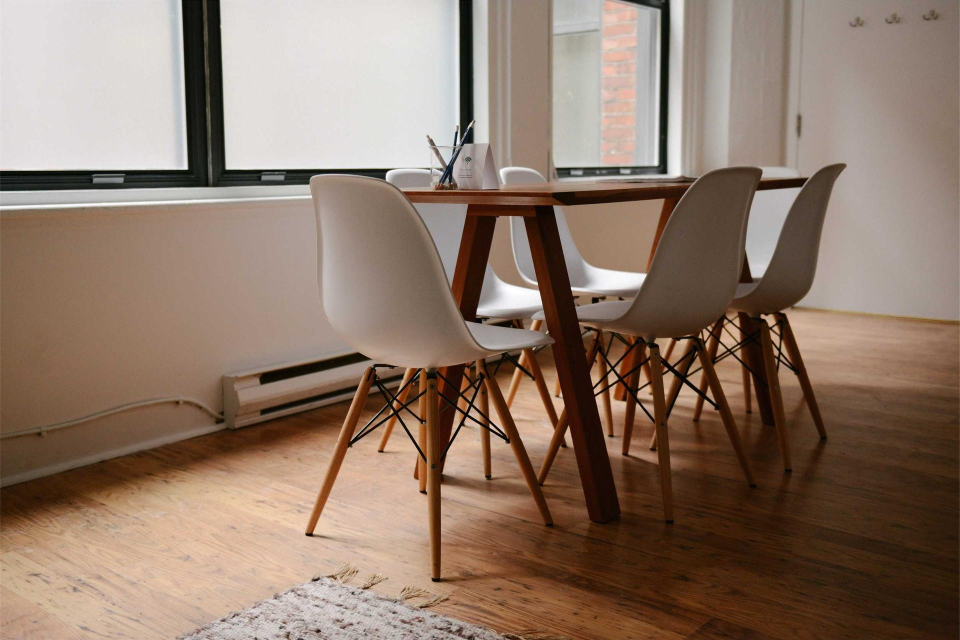
#> input picture skills/design-taste-frontend/assets/components/fx-photo/meeting-room.jpg, 1920 x 1280 px (shown at 1/2 size)
$ python -i imgdetail.py   (imports and definitions only)
#> lines starting #> are read from the running program, lines starting #| are printed output that depends on the picture
#> further down, picture is the input picture: PIL image 1920x1280 RGB; mean R, G, B 142.5, 120.7, 105.5
#!/usr/bin/env python
"""imgdetail.py - crop / zoom / tile an image so fine detail survives the vision pipeline.

Core mechanism (why this works): a large image gets downscaled before the model
sees it, so small text and small objects are destroyed. Cropping a region and
sending that region alone keeps it at native resolution. Upscaling is only
interpolation - it adds no information - but it makes small glyphs large enough
to read once the region is no longer being downscaled.

Zero third-party deps beyond Pillow. OCR is optional and isolated.
All console output is ASCII (Windows console may be GBK).

Interpreter: use your local Python that has Pillow installed (python / py). If the
python on PATH is a store stub or another profile, use its absolute path instead.
"""
import argparse
import json
import os
import sys
import tempfile

from PIL import Image, ImageChops, ImageDraw, ImageEnhance, ImageFilter, ImageFont, ImageStat

# Matches huge-output-guard.js IMG_BYTES (1.5 MB). Read blocks images above this.
DEFAULT_MAX_BYTES = int(1.5 * 1024 * 1024)
JPEG_QUALITIES = (92, 85, 78, 70, 62)
# Portable defaults; override with IMGDETAIL_OUT / IMGDETAIL_OCR_LIB. To keep artifacts
# off the system drive, point IMGDETAIL_OUT at your preferred data disk.
DEFAULT_OUT = os.environ.get("IMGDETAIL_OUT", os.path.join(tempfile.gettempdir(), "imgdetail"))
OCR_LIB_DIR = os.environ.get("IMGDETAIL_OCR_LIB", os.path.join(os.path.expanduser("~"), ".qoder", "image-detail-libs"))
FONT_CANDIDATES = (
    "C:/Windows/Fonts/arial.ttf",
    "C:/Windows/Fonts/segoeui.ttf",
    "C:/Windows/Fonts/msyh.ttc",
    "/usr/share/fonts/truetype/dejavu/DejaVuSans.ttf",
    "/usr/share/fonts/dejavu/DejaVuSans.ttf",
    "/usr/share/fonts/truetype/liberation/LiberationSans-Regular.ttf",
    "/System/Library/Fonts/Supplemental/Arial.ttf",
    "/Library/Fonts/Arial.ttf",
)


def die(msg, code=2):
    sys.stderr.write("ERROR: " + msg + "\n")
    sys.exit(code)


# [112 lines left out: functions load_source, parse_bbox, parse_grid, load_font, cell_id, apply_enhance and 2 more, not called in this run]


def write_manifest(path, payload):
    with open(path, "w", encoding="utf-8") as fh:
        json.dump(payload, fh, ensure_ascii=False, indent=2)


# [166 lines left out: functions cmd_probe, cmd_overview, crop_one, cmd_crop, cmd_tile, cmd_map, not called in this run]


def region_metrics(im):
    """Quantitative, Pillow-only metrics for NON-text visual attributes.

    Grounds descriptions of texture / colour / saturation / contrast / lighting
    in measured numbers instead of adjectives, which is what reduces hallucination.
    """
    rgb = im.convert("RGB")
    st = ImageStat.Stat(rgb)
    hsv = rgb.convert("HSV")
#> hsv: PIL image 1920x1280 HSV; mean H, S, V 28.7, 91.3, 142.7
    hs = ImageStat.Stat(hsv)
    lum = rgb.convert("L")
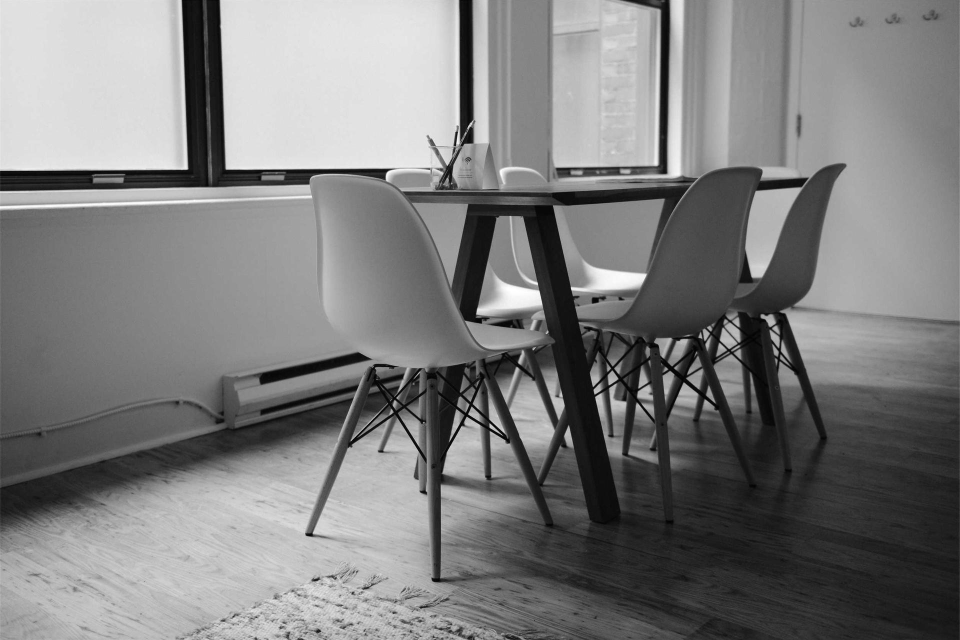
#> lum: PIL image 1920x1280 L (shown at 1/2 size); min 0, max 255, mean 125.5
    ls = ImageStat.Stat(lum)
    edges = lum.filter(ImageFilter.FIND_EDGES)
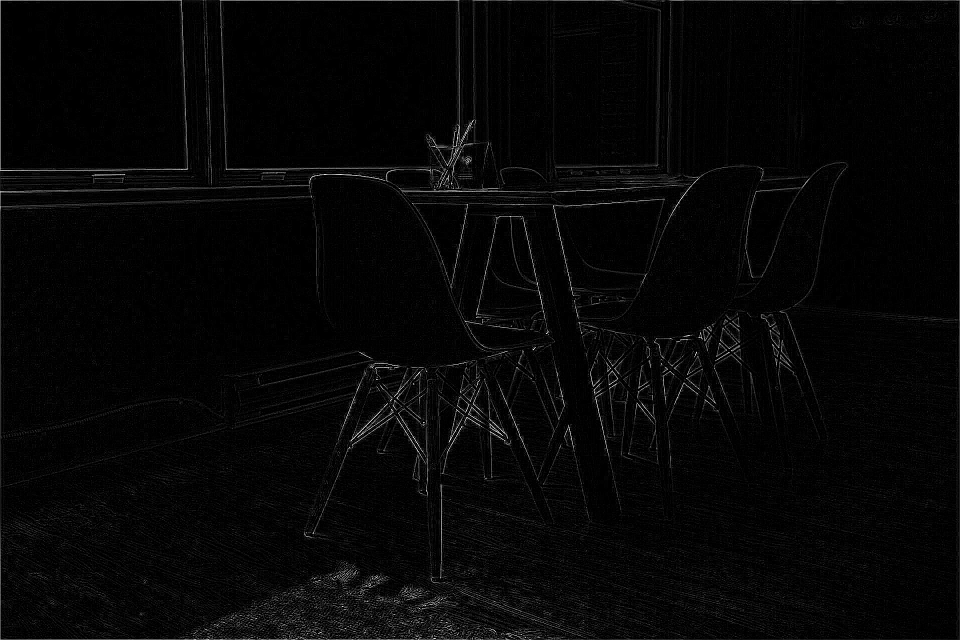
#> edges: PIL image 1920x1280 L (shown at 1/2 size); min 0, max 255, mean 6.3
    es = ImageStat.Stat(edges)
    hist = lum.histogram()
#> hist = 256 values, max 50531 at index 224, min 15 at index 0, mean 9600
    total = sum(hist) or 1
#> total = 2457600
    return {
        "rgb_mean": [round(v, 2) for v in st.mean],
        "rgb_std": [round(v, 2) for v in st.stddev],
        "hue_mean": round(hs.mean[0], 2),
        "saturation_mean": round(hs.mean[1], 2),
        "saturation_std": round(hs.stddev[1], 2),
        "luma_mean": round(ls.mean[0], 2),
        "contrast_rms": round(ls.stddev[0], 2),
        "texture_edge_energy": round(es.stddev[0], 2),
        "highlight_frac": round(sum(hist[240:]) / total, 4),
        "shadow_frac": round(sum(hist[:16]) / total, 4),
    }


SCALAR_METRICS = ("hue_mean", "saturation_mean", "saturation_std", "luma_mean",
                  "contrast_rms", "texture_edge_energy", "highlight_frac", "shadow_frac")


# [108 lines left out: functions cmd_stats, cmd_compare, cmd_ocr, not called in this run]


def _to_array(im):
    import numpy as np
    return np.array(im.convert("RGB"))


# [68 lines left out: functions build_parser, main, not called in this run]


# [2 lines not run here, left out]

>>> from PIL import Image
>>> picture = Image.open('../../design-taste-frontend/assets/components/fx-photo/meeting-room.jpg')
>>> result = region_metrics(picture)
#> result = 10 items
